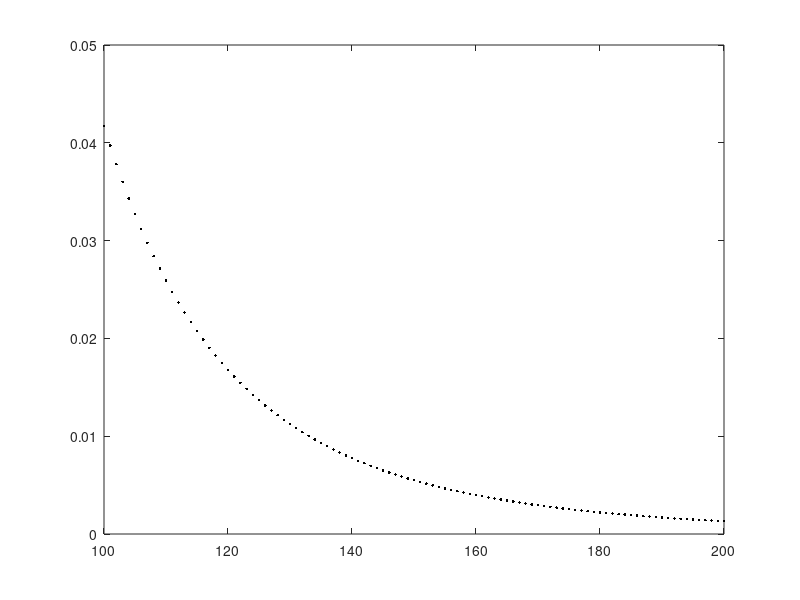

This chart was generated by the following MATLAB code:
sampled_data = [43, 24, 100, 35, 85];
B = 200;
n = length(sampled_data);
max_sample = max(sampled_data);
% Part A)
% From the equation given, it is obvious that:
g = @(N) (1./(N.^n)).*(N<=B).*(max_sample<=N);

% From MatLab convention, a conditional returns 1 if true and 0
% if false. By doing this, the function becomes:
% 1/N^n if max(selected_data) <= N <= B, 0 otherwise.

% Clearly, this is a discrete setting with integer values.
% Therefore, t should be discrete integers.
t = linspace(max_sample, B, B-max_sample+1);
dist = g(t)./sum(g(t)); % Normalize to 1 so it is a valid distribution
plot(t, dist,  'k.');

% Part B)
% Expected value of a discrete pmf: sum(x*f(x)) for all possible values
% of x. 
mean = sum(t.*dist)

%Std of a discrete pmf: (E[X^2] - E[x]^2)^.5
variance = sum((t.^2).*dist) - mean.^2;
std = variance.^.5

% Part C) 

% P[X>150] = sum(f(x)) for x > 150.
probablity_x_greaterthan_150 = sum(dist.*(t>150))